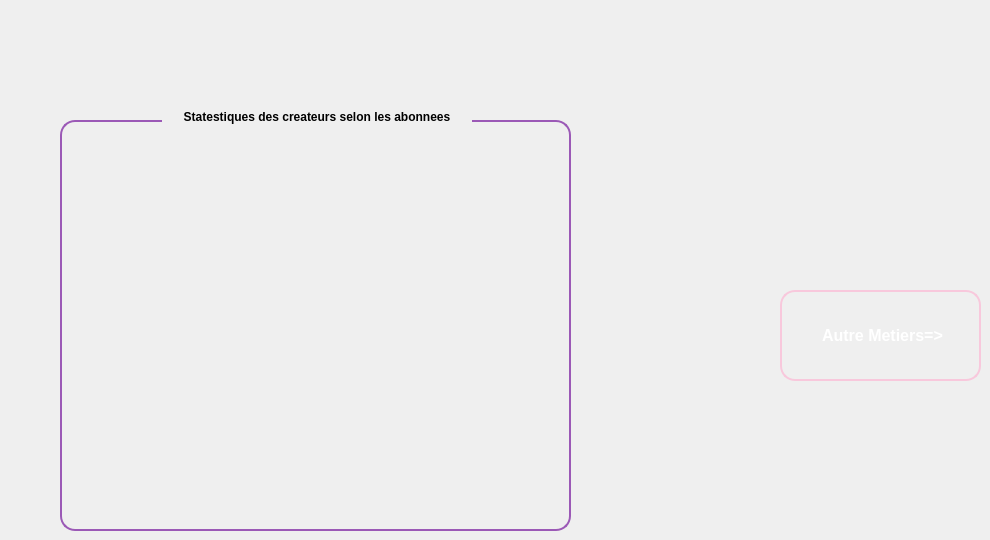
      <widget class="QWidget" name="tab_6">
       <attribute name="title">
        <string>Fonctionnalites</string>
       </attribute>
       <widget class="QGroupBox" name="groupBox_13">
        <property name="geometry">
         <rect>
          <x>60</x>
          <y>100</y>
          <width>511</width>
          <height>431</height>
         </rect>
        </property>
        <property name="styleSheet">
         <string notr="true">QGroupBox {
    border: 2px solid #9B59B6;
    border-radius: 15px;
    margin-top: 20px;
    background: qlineargradient(spread:pad,
                                x1:0, y1:0,
                                x2:1, y2:0,
                                stop:0 #9B59B6,
                                stop:1 #BDC3C7);
    color: white;
    font-weight: bold;
    padding: 15px;
}

QGroupBox::title {
    subcontrol-origin: margin;
    subcontrol-position: top centre; 
    padding: 10px 20px; 
    border-radius: 15px; 
    background: qlineargradient(spread:pad,
                                x1:0, y1:0,
                                x2:1, y2:0,
                                stop:0 #9B59B6,
                                stop:1 #BDC3C7);
    color: black; 
    font-size: 20px; 
    font-weight: bold;

}QGroupBox {
    border: 2px solid #9B59B6;
    border-radius: 15px;
    margin-top: 20px;
    background: qlineargradient(spread:pad,
                                x1:0, y1:0,
                                x2:1, y2:0,
                                stop:0 #9B59B6,
                                stop:1 #BDC3C7);
    color: white;
    font-weight: bold;
    padding: 15px;
}

QGroupBox::title {
    subcontrol-origin: margin;
    subcontrol-position: top centre; 
    padding: 10px 20px; 
    border-radius: 15px; 
    background: qlineargradient(spread:pad,
                                x1:0, y1:0,
                                x2:1, y2:0,
                                stop:0 #9B59B6,
                                stop:1 #BDC3C7);
    color: black; 
    font-size: 20px; 
    font-weight: bold;

}QGroupBox {
    border: 2px solid #9B59B6;
    border-radius: 15px;
    margin-top: 20px;
    background: qlineargradient(spread:pad,
                                x1:0, y1:0,
                                x2:1, y2:0,
                                stop:0 #9B59B6,
                                stop:1 #BDC3C7);
    color: white;
    font-weight: bold;
    padding: 15px;
}

QGroupBox::title {
    subcontrol-origin: margin;
    subcontrol-position: top centre; 
    padding: 10px 20px; 
    border-radius: 15px; 
    background: qlineargradient(spread:pad,
                                x1:0, y1:0,
                                x2:1, y2:0,
                                stop:0 #9B59B6,
                                stop:1 #BDC3C7);
    color: black; 
    font-size: 20px; 
    font-weight: bold;

}</string>
        </property>
        <property name="title">
         <string>Statestiques des createurs selon les abonnees</string>
        </property>
        <widget class="QLabel" name="label_23">
         <property name="geometry">
          <rect>
           <x>30</x>
           <y>60</y>
           <width>461</width>
           <height>341</height>
          </rect>
         </property>
         <property name="text">
          <string/>
         </property>
         <property name="pixmap">
          <pixmap>../../ChatGPT Image Oct 3, 2025, 10_23_37 AM.png</pixmap>
         </property>
         <property name="scaledContents">
          <bool>true</bool>
         </property>
        </widget>
       </widget>
       <widget class="QLabel" name="label">
        <property name="geometry">
         <rect>
          <x>780</x>
          <y>290</y>
          <width>201</width>
          <height>91</height>
         </rect>
        </property>
        <property name="styleSheet">
         <string notr="true">QLabel {
    border: 2px solid #F8C8DC;
    border-radius: 15px;
    background: qlineargradient(spread:pad,
                                x1:0, y1:0,
                                x2:1, y2:0,
                                stop:0 #F8C8DC,
                                stop:1 #BDC3C7);
    color: black; 
    font-weight: bold;
    padding: 10px;
    font-size: 16px;
}</string>
        </property>
        <property name="text">
         <string>&lt;html&gt;&lt;head/&gt;&lt;body&gt;&lt;p align=&quot;center&quot;&gt;&lt;span style=&quot; font-size:12pt; color:#ffffff;&quot;&gt;Autre Metiers=&amp;gt;&lt;/span&gt;&lt;/p&gt;&lt;/body&gt;&lt;/html&gt;</string>
        </property>
       </widget>
      </widget>
